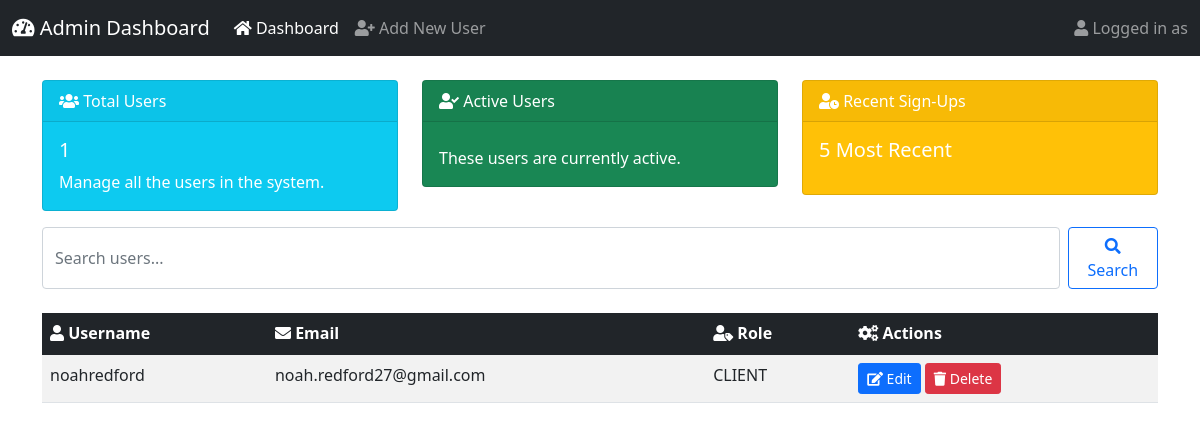
The page /admin-only/ on the database as committed earlier.
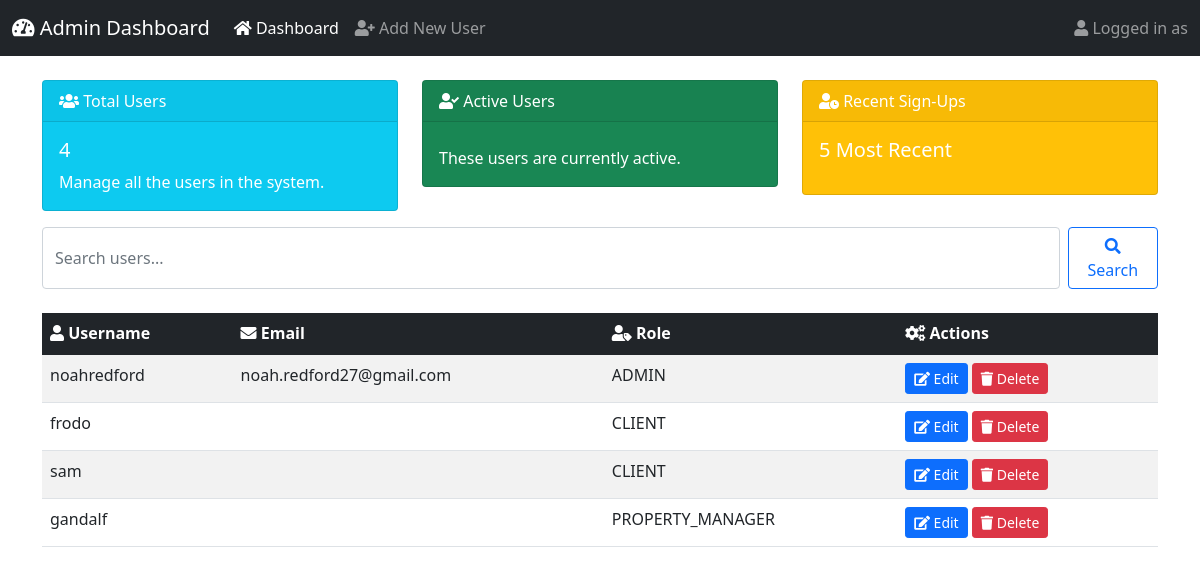
The same page on the database as committed later.
### users/models.py (models this page shows, shortened)
class CustomUser(AbstractUser):
    ROLE_CHOICES = [
        ('ADMIN', 'Admin'),
        ('PROPERTY_MANAGER', 'Property Manager'),
        ('HANDYMAN', 'Handyman/Contractor'),
        ('CLIENT', 'Client'),
    ]
    role = models.CharField(max_length=20, choices=ROLE_CHOICES, default='CLIENT')

### users/views.py (the view)
# urls.py: path('admin-only/', views.admin_only_view, name='admin_only_view'),
def admin_only_view(request):
    users = CustomUser.objects.all()
    user_count = users.count()
    return render(request, 'dashboard/admin-dashboard.html', {
        'users': users,
        'user_count': user_count,
    })

### templates/dashboard/admin-dashboard.html (shortened to what the changed rows need)
<!DOCTYPE html>
<html lang="en">
<head>
    <link href="https://cdn.jsdelivr.net/npm/bootstrap@5.1.3/dist/css/bootstrap.min.css" rel="stylesheet">
    <link rel="stylesheet" href="https://cdnjs.cloudflare.com/ajax/libs/font-awesome/5.15.4/css/all.min.css">
</head>
<body>
    <div class="container mt-4">
        <div class="row">
            <div class="col-md-4">
                <div class="card text-white bg-info mb-3">
                    <div class="card-body">
                        <h5 class="card-title">{{ user_count }}</h5>
                        <p class="card-text">Manage all the users in the system.</p>
                    </div>
                </div>
            </div>
        </div>
        <div class="row mt-4">
            <div class="col-12">
                <table class="table table-striped table-hover">
                    <thead class="table-dark">
                        <tr>
                            <th><i class="fas fa-user"></i> Username</th>
                            <th><i class="fas fa-envelope"></i> Email</th>
                            <th><i class="fas fa-user-tag"></i> Role</th>
                            <th><i class="fas fa-cogs"></i> Actions</th>
                        </tr>
                    </thead>
                    <tbody>
                        {% for user in users %}
                        <tr>
                            <td>{{ user.username }}</td>
                            <td>{{ user.email }}</td>
                            <td>{{ user.role }}</td>
                            <td>
                                <a href="{% url 'edit_user' user.id %}" class="btn btn-sm btn-primary"><i class="fas fa-edit"></i> Edit</a>
                                <a href="{% url 'delete_user' user.id %}" class="btn btn-sm btn-danger"><i class="fas fa-trash"></i> Delete</a>
                            </td>
                        </tr>
                        {% endfor %}
                    </tbody>
                </table>
            </div>
        </div>
    </div>
</body>
</html>

Rows that differ between the two databases and show on the page:
changed CustomUser "noahredford": role "CLIENT" → "ADMIN"
added CustomUser: username "frodo", role "CLIENT"
added CustomUser: username "sam", role "CLIENT"
added CustomUser: username "gandalf", role "PROPERTY_MANAGER"
Other text that changed with them:
{{ user_count }}: "1" → "4"
